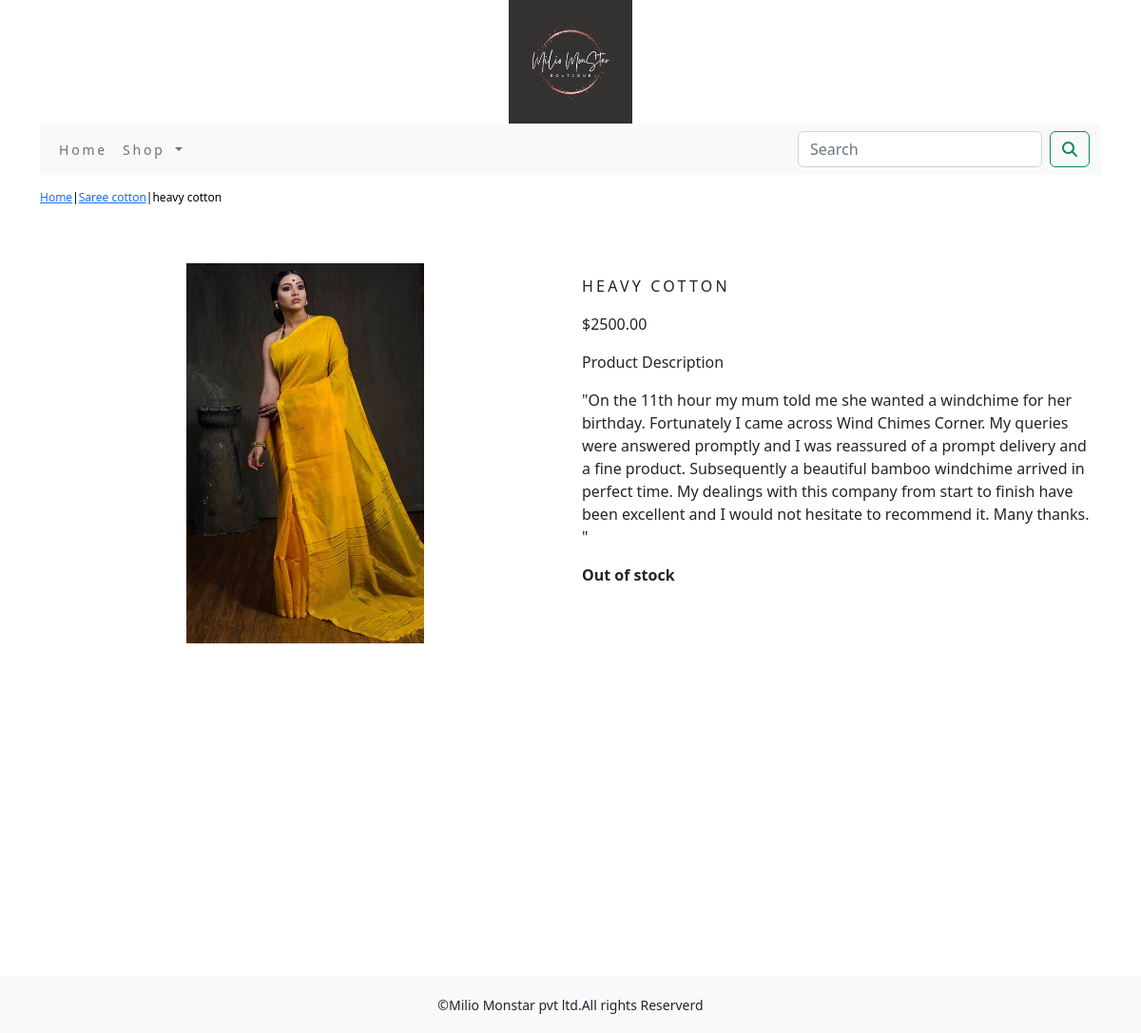
Page /shop/saree-cotton/heavy-cotton/ on the committed database.
### shop/models.py (models this page shows, shortened)
class Product(models.Model):
    name = models.CharField(max_length=250, unique=True)
    slug = models.SlugField(max_length=250, unique=True)
    description = models.TextField(blank=True)
    price=models.DecimalField(max_digits=10,decimal_places=2)
    category=models.ForeignKey(Category,on_delete=models.CASCADE)
    image=models.ImageField(upload_to='product',blank=True)
    stock=models.IntegerField()
    available=models.BooleanField(default=True)
    created=models.DateTimeField(auto_now_add=True)
    updated=models.DateTimeField(auto_now=True)
    class Meta:
        ordering = ('name',)
        verbose_name = 'product'
        verbose_name_plural = 'products'

class Category(models.Model):
    name = models.CharField(max_length=250, unique=True)
    slug = models.SlugField(max_length=250, unique=True)
    description = models.TextField(blank=True)
    image = models.ImageField(upload_to='category', blank=True)
    class Meta:
        ordering = ('name',)
        verbose_name = 'category'
        verbose_name_plural = 'categories'
    def get_url(self):
        return reverse('shop:products_by_category', args=[self.slug,])
    def __str__(self):
        return '{}'.format(self.name)

### shop/views.py (the view)
# urls.py: path('<slug:c_slug>/<slug:product_slug>/',views.proDetail,name='prodCatdetail'),
def proDetail(request,c_slug,product_slug):
    try:
        product=Product.objects.get(category__slug=c_slug,slug=product_slug)
    except Exception as e:
        raise e
    return render(request,"product.html",{'product':product})

### cart/context_processors.py (called while the page is built)
def counter(request):
    item_count=0
    if 'admin' in request.path:
        return {}
    else:
        try:
            cart=Cart.objects.filter(cart_id=_cart_id(request))
            cart_items=CartItem.objects.all().filter(cart=cart[:1])
            for cart_item in cart_items:
                item_count += cart_item.quantity
        except Cart.DoesNotExist:
            item_count=0
    return dict(item_count=item_count)

### cart/views.py (called while the page is built)
def _cart_id(request):
    cart = request.session.session_key
    if not cart:
        cart = request.session.create()
    return cart

### shop/context_processors.py (called while the page is built)
def menu_links(request):
    links=Category.objects.all()
    return dict(links=links)

### templates/product.html (shortened to what this page needs)
{% extends 'base.html' %}
{% load static %}
 {% block content %}
<div class="row my_prod_row_class">
    <div class="mx_auto">
        <p><a href="{% url 'shop:allProdCat'%}">Home</a>|<a href="{{product.category.get_url}}">{{product.category}}</a>|{{product.name}}</p>
    </div>
</div>
<div class="container">
<br>
<div class="row">
    <div class="col-12 col-sm-12 col-md-12 col-lg-6 text-center">
        <div style="min-width:18rem;">
            <img src="{{product.image.url}}" width="250px;" alt="{{product.name}}">
        </div>
    </div>
        <div class="col-12 col-sm-12 col-md-12 col-lg-6">
            <div>
          <h1 class="my_prod_title">{{product.name}}</h1>
            <p>${{product.price}}</p>
            <p class="my_title">Product Description</p>
            <p class="text-justify my_prod_text">{{product.description}}</p>
            {% if product.stock  <=  0  %}
               <p class="text-justify my_prod_text"><b>Out of stock</b></p>
            {% else %}
                <a class="btn btn-secondary" href="{% url 'cart:add_cart' product.id %}">Add to cart</a>
            {% endif %}
        </div>
    </div>
</div>
</div>
</div>
{% endblock %}

### static/css/custom.css (style rules this page uses)
.my_prod_row_class { padding-top:15px; padding-bottom:20px; }
.my_prod_row_class .mx_auto { color:#000; font-size:12px; text-decoration:none; }
.my_prod_title { font-size:16px; text-transform:uppercase; letter-spacing:0.2em; padding-top:15px; padding-bottom:10px; }

### rows in the picture
Product: category "Saree cotton", name "heavy cotton", image (picture), name "HEAVY COTTON", price "2500.00", description "\"On the 11th hour my mum told me she wanted a windchime for her birthday. Fortunately I came across Wind Chimes Corner. My queries were answered promptly and I was reassured of a prompt delivery and a fine product. Subsequently a beautiful bamboo windchime arrived in perfect time. My dealings with this company from start to finish have been excellent and I would not hesitate to recommend it. Many thanks. \""
